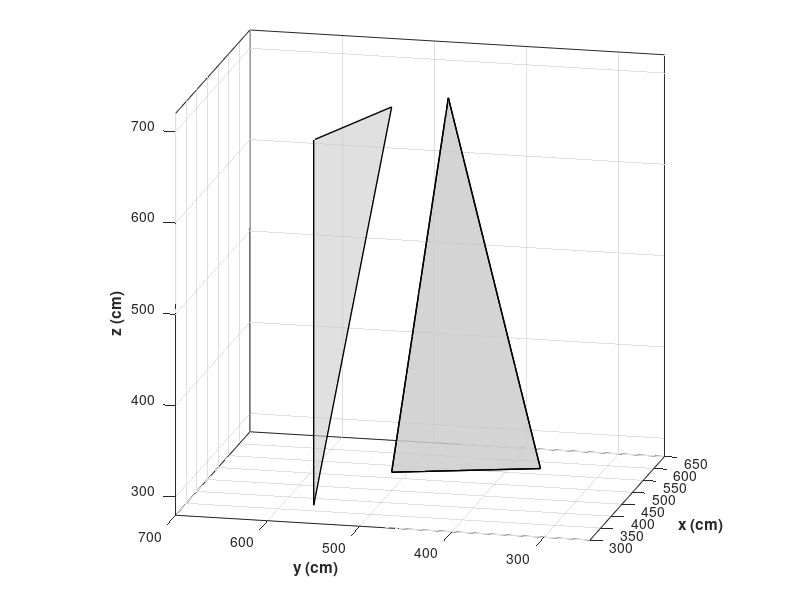

Write MATLAB code to recreate this figure. (Note: this script raises an error after producing the figure.)
% script to show the quadrotor moving toward a list of polyhedra (triangle mesh)
% the GCCD-PT can return the collision-free intervals (presented in Fig.5 (b)/(c))
%
% Reference paper:
%      Zhang, Z., et al. (2022). "A Generalized Continuous Collision Detection Framework of 
%      Polynomial Trajectory for Mobile Robots in Cluttered Environments." 2022 IEEE Robotics
%      and Automation Letters. (DOI: 10.1109/LRA.2022.3191934)
%
% Auther: @Benji Z. Zhang (zzqing@connect.hku.hk)
% Date: 2023/01


clc; clear; close all;

%% root path
file = mfilename('fullpath');
[filepath,name,ext] = fileparts(file);
root_path = [filepath '\..'];
cd(root_path)

%% generate & plot polyhedra (triangle mesh)
area = [3 6.5 2.5 7 2.8 7.2]*100;
% one row: one triangle mesh defined by 3 points
tri(1,:) = [5 3.5 3 4.5 5 3 5.5 4.5 3]*100;
tri(2,:) = [5 4.5 7 4.5 5 3 5.5 4.5 3]*100;
tri(3,:) = [5 3.5 3 5 4.5 7 5.5 4.5 3]*100;
tri(4,:) = [5 3.5 3 4.5 5 3 5 4.5 7]*100;
tri(5,:) = [3 5.5 3 4.5 5 7 3 5.5 7]*100;

TriMesh = tri(1:5,:);
triPlot = tri;
% plot triangle mesh
figure
set(gca,'position',[0.1,0.1,0.85,0.85])
set(gcf,'position',[10,10,800,800])
ax1=gca;
triMeshX = triPlot(:,[1 4 7])';
triMeshY = triPlot(:,[2 5 8])';
triMeshZ = triPlot(:,[3 6 9])';
patch(ax1, triMeshX,triMeshY,triMeshZ,[.8,.8,.8],'EdgeColor','k','FaceAlpha',0.6,'LineWidth',1)
view([-77 15])
axis equal
xlabel('x (cm)','FontWeight','bold')
ylabel('y (cm)','FontWeight','bold')
zlabel('z (cm)','FontWeight','bold')
axis(area)
hold on
grid on
box on

%% generate the minimum snap trajectories
waypts = [300, 300, 300;
         600, 650, 700];   
n_order = 7;  % 8 control points / 7-th degree of polynomial traj.
n_seg =1;     % one traj. includes n_seg-piece polynomial segments
% specify the duration (s) for each segment
ts = zeros(n_seg, 1);
for i = 1:n_seg
    ts(i,1) = 3;
end

% generate a set of traj. accroding to different start velocities
num_traj = 7;
deltaAngle = deg2rad(90/(num_traj-1));
for trajId = 1: num_traj
    % start & end conditions of velocity
    iniVx = 320*cos(deltaAngle*(trajId-1));
    iniVy = 320*sin(deltaAngle*(trajId-1));
    vBound = [iniVx iniVy 200;
              0 0 0];
    % start & end conditions of acceleration
    aBound = [0 0 0;
              0 0 0];
    % maximum vel & acc
    v_max = 400;
    a_max = 400;
    
    % coordinates of control points of the resulting minimum sanp Bezier traj.
    % Note: x,y,z in polynormal forms
    ctlPt_x = MinimumSnapBezierSolver(1, waypts(:, 1), vBound(:, 1), aBound(:, 1), ts, n_seg, n_order, v_max, a_max);
    ctlPt_y = MinimumSnapBezierSolver(2, waypts(:, 2), vBound(:, 2), aBound(:, 2), ts, n_seg, n_order, v_max, a_max);
    ctlPt_z = MinimumSnapBezierSolver(3, waypts(:, 3), vBound(:, 3), aBound(:, 3), ts, n_seg, n_order, v_max, a_max);
    
    if isempty(ctlPt_x) || isempty(ctlPt_y) || isempty(ctlPt_z)
        error('No Optimal Control Pts.')
    end
    ctlPt_x_temp = ctlPt_x;
    ctlPt_y_temp = ctlPt_y;
    ctlPt_z_temp = ctlPt_z;
    controlPts = ts(1)*[ctlPt_x_temp ctlPt_y_temp ctlPt_z_temp];
    % generate bezier polynomial eq. from control pts. (w.r.t. normalized para. s)
    [pnx, pny, pnz] = generateBezierCurve3dGeneral(controlPts);
    % convert bezier polynomial eq. from s \in [0,1] to time t \in [0,ts(1)]
    trajXALL{trajId} = SubPoly([1/ts(1) 0], pnx);
    trajYALL{trajId} = SubPoly([1/ts(1) 0], pny);
    trajZALL{trajId} = SubPoly([1/ts(1) 0], pnz);
    
    % uncomment to plot whole paths 
    %%% pnxyz{1}=trajXALL{trajId};
    %%% pnxyz{2}=trajYALL{trajId};
    %%% pnxyz{3}=trajZALL{trajId};
    %%% plotB3dTime3(ax1,pnxyz,[],[0,ts(1)],'c')
    %%% hold on
end
trajALL = {trajXALL,trajYALL,trajZALL};

%% -------- following is the key of this paper ---------
g = 9.80665*100; % cm

% geometry of quadrotor (in the local frame {0} in Fig. 3(a))
% Note: uncomment to select quadrotors with different sizes
robpts_temp = [1 1; -1 1; -1 -1; 1 -1; 1 1; -1 1; -1 -1; 1 -1;]*0.3; % Fig. 5(b)
% robpts_temp = [1 1; -1 1; -1 -1; 1 -1; 1 1; -1 1; -1 -1; 1 -1;]*0.2;
% robpts_temp = [1 1; -1 1; -1 -1; 1 -1; 1 1; -1 1; -1 -1; 1 -1;]*0.1; % Fig. 5(c)

robpts = [robpts_temp [0.1*ones(4,1); -0.1*ones(4,1)]]*100;
% start points of edge
Er_s = robpts([end 1:(end-1)],:);
% end points of edge
Er_e = robpts;
% start & end pts of all edgess
Eedge_i = [Er_s Er_e];

for trajId = 1:num_traj
    % time interval of the traj.
    tm_via = [0 ts(1)];
    % polynomial equations for x,y,z of the trajId-th trajctory (Ref: eq.(13))
    path = getTrajXYZ3d(trajALL, trajId);
    % since Psi = 0, so its polynomial equation (a.k.a. pn) is given as 0
    pnpsi = 0;
    % estimate the sin() & cos() by polynomial equations (Ref: eq.(14))
    [pnSinPhi, pnCosPhi, maxErrPhi] = fitSinCosPhi(path{1},path{2},path{3},pnpsi,tm_via,g);
    [pnSinTheta, pnCosTheta, maxErrTheta] = fitSinCosTheta(path{1},path{2},path{3},pnpsi,tm_via,g);
    [pnSinPsi, pnCosPsi, maxErrPsi] = fitSinCosPsi(path{1},path{2},path{3},pnpsi,tm_via,g);
    
    % path info (w.r.t. time t)
    path{4} = pnSinPhi;
    path{5} = pnCosPhi;
    path{6} = pnSinTheta;
    path{7} = pnCosTheta;
    path{8} = 0; % Psi = 0, so sin(Psi) = 0
    path{9} = 1; % Psi = 0, so cos(Psi) = 1    

    % -------- GCCD-PT --------
    % cal. collision FREE intervals for the quadrotor and polyhedra (triangle mesh)
    intvCF = calCFIntvSegTriMesh(Eedge_i,TriMesh,path,tm_via)
    % -------- GCCD-PT --------

    pnxyz{1}=trajXALL{trajId};
    pnxyz{2}=trajYALL{trajId};
    pnxyz{3}=trajZALL{trajId};
    if size(intvCF,1) >= 2
        num_IF = size(intvCF,1);
        for k = 1:num_IF-1
            % uncomment to plot quadrotor pos at start & end pts of collision
            %%% plotCur6DofUAVFillBox3d(ax1,robpts,path,intvCF(k,2))
            %%% plotCur6DofUAVFillBox3d(ax1,robpts,path,intvCF(k+1,1))
            % plot collision interval & no collision interval   
            plotB3dTime3(ax1,pnxyz,[],[intvCF(k,1),intvCF(k,2)],'c')
            plotB3dTime3(ax1,pnxyz,[],[intvCF(k,2),intvCF(k+1,1)],'r')
        end
        plotB3dTime3(ax1,pnxyz,[],[intvCF(num_IF,1),intvCF(num_IF,2)],'c')
    else
        plotB3dTime3(ax1,pnxyz,[],[tm_via(1),tm_via(2)],'c')
    end

    % plot goal
    plot3(ax1,waypts(2,1),waypts(2,2),waypts(2,3),'*k')
    view([-64 15])
end

%% add trajectory id
for kk = 1:num_traj
    txtTraj = ['T' num2str(kk)];
    text(600-55*(kk-1),550,650,txtTraj,'FontSize',20)
end
% add 'Goal'
text(waypts(2,1),waypts(2,2),waypts(2,3)+20,'Goal','FontSize',20)
% add legend
w = [1 1 1; 1 2 1];
p1 = plot3(ax1,w(:,1),w(:,2),w(:,3),'c','LineWidth',1.2);
w = [2 1 1; 2 2 1];
p2 = plot3(ax1,w(:,1),w(:,2),w(:,3),'r','LineWidth',1.2);

% set legend to the custom position 
h = legend([p1 p2],{'collision-free','collision'},'FontSize',20);
rect = [0.09, 0.89, .2, .01];
set(h, 'Position', rect)

%% animation for a path (should set 'isAnimate' = 1)
isAnimate = 0;
if isAnimate == 1
    figure
    ax2 = gca;
    set(gca,'position',[0.05,0.03,0.95,0.96] )
    set(gcf,'position',[0,0,1000,1000])
    g = 9.80665*100; % cm
    % select which path to be animated
    trajId = 5;
    % specify the video name
    videoname = ['T' num2str(trajId) '_10fps'];    
    animationUAVSegTri2(ax2,robpts,trajALL,trajId,TriMesh,tm_via,g,[260 area(2:end)],videoname)
end



